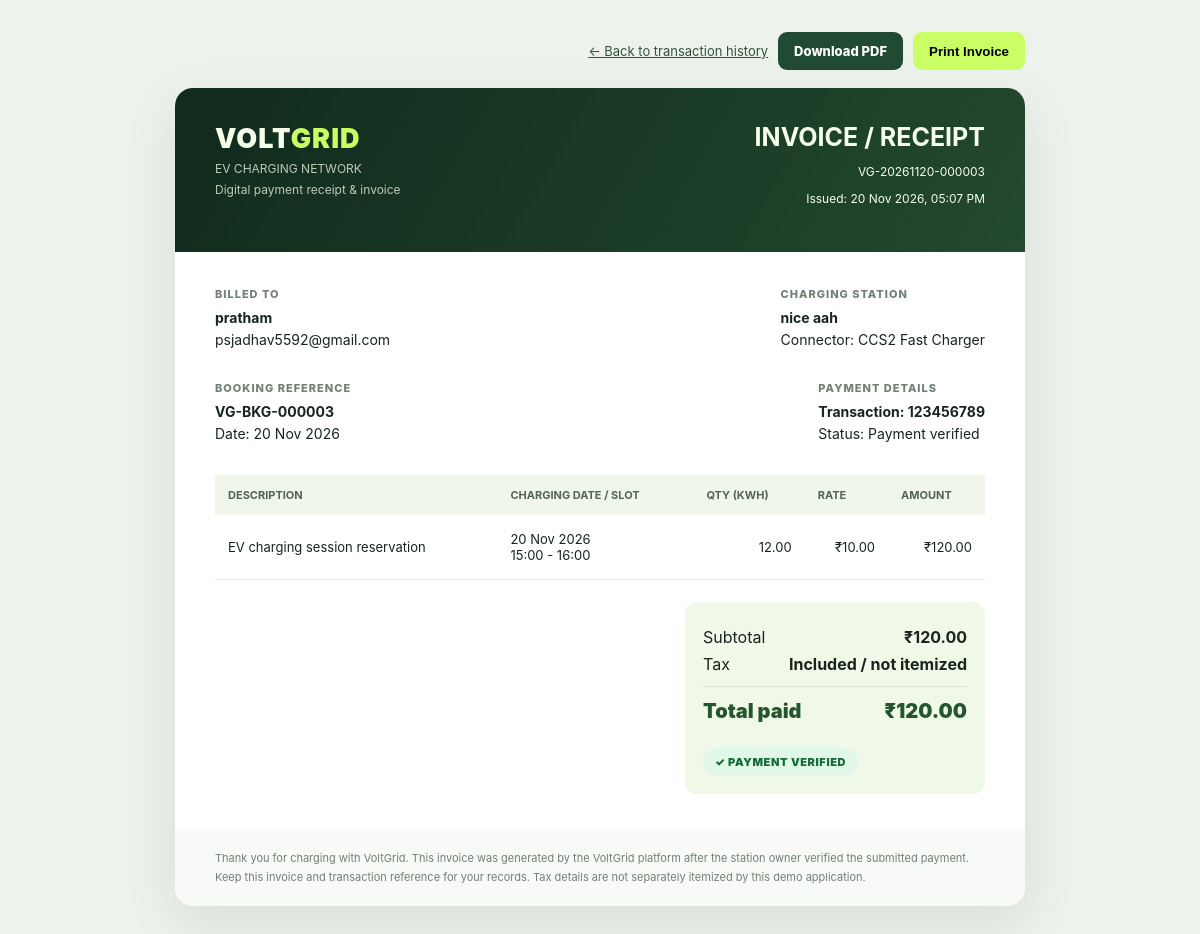
Screenshot of /invoice/3 (signed in) with the database file from the repository.
### app.py (models this page shows, shortened)
class User(db.Model, UserMixin):
    __tablename__ = "users"
    id = db.Column(db.Integer, primary_key=True)
    username = db.Column(db.String(80), unique=True, nullable=False, index=True)
    email = db.Column(db.String(120), unique=True, nullable=False, index=True)
    password_hash = db.Column(db.String(255), nullable=False)
    role = db.Column(db.String(20), nullable=False, default="vehicle_owner")
    created_at = db.Column(db.DateTime, default=datetime.utcnow, nullable=False)
    email_verified = db.Column(db.Boolean, nullable=False, default=False)
    email_verification_sent_at = db.Column(db.DateTime, nullable=True)
    kyc_status = db.Column(db.String(20), nullable=False, default="Not Required")
    kyc_document = db.Column(db.String(255), nullable=True)
    kyc_rejection_reason = db.Column(db.String(255), nullable=True)
    stations = db.relationship(
        "ChargingStation", backref="owner", lazy=True, cascade="all, delete-orphan"
    )
    bookings = db.relationship(
        "Booking", backref="driver", lazy=True, cascade="all, delete-orphan"
    )

class ChargingStation(db.Model):
    __tablename__ = "charging_stations"
    id = db.Column(db.Integer, primary_key=True)
    name = db.Column(db.String(120), nullable=False)
    plug_type = db.Column(db.String(50), nullable=False)
    price_per_kwh = db.Column(db.Float, nullable=False)
    currency = db.Column(db.String(3), nullable=False, default=DEFAULT_CURRENCY)
    latitude = db.Column(db.Float, nullable=False)
    longitude = db.Column(db.Float, nullable=False)
    status = db.Column(db.String(20), nullable=False, default="Online")
    owner_id = db.Column(db.Integer, db.ForeignKey("users.id"), nullable=False)
    created_at = db.Column(db.DateTime, default=datetime.utcnow, nullable=False)
    bookings = db.relationship(
        "Booking", backref="station", lazy=True, cascade="all, delete-orphan"
    )
    favorites = db.relationship(
        "Favorite", backref="station", lazy=True, cascade="all, delete-orphan"
    )
    reviews = db.relationship(
        "Review", backref="station", lazy=True, cascade="all, delete-orphan"
    )
    @property
    def currency_symbol(self):
        return CURRENCY_SYMBOLS.get(self.currency, self.currency)

class Booking(db.Model):
    __tablename__ = "bookings"
    id = db.Column(db.Integer, primary_key=True)
    user_id = db.Column(db.Integer, db.ForeignKey("users.id"), nullable=False)
    station_id = db.Column(db.Integer, db.ForeignKey("charging_stations.id"), nullable=False)
    booking_date = db.Column(db.Date, nullable=False, default=date.today)
    time_slot = db.Column(db.String(50), nullable=False)
    amount_paid = db.Column(db.Float, nullable=False)
    transaction_id = db.Column(db.String(64), nullable=True, default="")
    energy_kwh = db.Column(db.Float, nullable=True)
    payment_proof = db.Column(db.String(255), nullable=True)
    status = db.Column(db.String(30), nullable=False, default="Pending Verification")
    rejection_reason = db.Column(db.String(255), nullable=True)
    created_at = db.Column(db.DateTime, default=datetime.utcnow, nullable=False)
    verification_deadline = db.Column(db.DateTime, nullable=True)

### app.py (the view)
@app.route("/invoice/<int:booking_id>")
@login_required
@role_required("vehicle_owner")
def booking_invoice(booking_id):
    booking = db.session.get(Booking, booking_id)
    if not booking or booking.user_id != current_user.id:
        abort(404)
    if booking.status != "Approved":
        flash("Your invoice will be available after the station owner verifies your payment.", "warning")
        return redirect(url_for("history"))
    invoice_number = f"VG-{booking.booking_date.strftime('%Y%m%d')}-{booking.id:06d}"
    return render_template("invoice.html", booking=booking, invoice_number=invoice_number,
                           generated_at=datetime.now())

### app.py (called while the page is built)
@login_manager.user_loader
def load_user(user_id):
    return db.session.get(User, int(user_id))

def role_required(role_name):
    def decorator(f):
        from functools import wraps
        @wraps(f)
        def wrapped(*args, **kwargs):
            if not current_user.is_authenticated:
                return redirect(url_for("auth_page"))
            if current_user.role != role_name:
                abort(403)
            return f(*args, **kwargs)
        return wrapped
    return decorator

### templates/invoice.html (shortened to what this page needs)
<!doctype html>
<html lang="en"><head><meta charset="utf-8"><meta name="viewport" content="width=device-width,initial-scale=1"><title>VoltGrid Invoice {{ invoice_number }}</title>
</head><body>
<div class="actions"><a href="{{ url_for('history') }}">← Back to transaction history</a><a class="pdf-link" href="{{ url_for('booking_invoice_pdf', booking_id=booking.id) }}">Download PDF</a><button onclick="window.print()">Print Invoice</button></div>
<main class="invoice"><header class="top"><div><div class="brand">VOLT<span>GRID</span></div><div class="muted">EV CHARGING NETWORK</div><div class="muted">Digital payment receipt & invoice</div></div><div class="invoice-label"><h1>INVOICE / RECEIPT</h1><p>{{ invoice_number }}</p><p>Issued: {{ generated_at.strftime('%d %b %Y, %I:%M %p') }}</p></div></header>
<section class="body"><div class="row"><div><div class="label">Billed to</div><div class="value">{{ booking.driver.username }}</div><div class="value" style="font-weight:400">{{ booking.driver.email }}</div></div><div><div class="label">Charging station</div><div class="value">{{ booking.station.name }}</div><div class="value" style="font-weight:400">Connector: {{ booking.station.plug_type }}</div></div></div>
<div class="row"><div><div class="label">Booking reference</div><div class="value">VG-BKG-{{ '%06d'|format(booking.id) }}</div><div class="value" style="font-weight:400">Date: {{ booking.booking_date.strftime('%d %b %Y') }}</div></div><div><div class="label">Payment details</div><div class="value">Transaction: {{ booking.transaction_id or '—' }}</div><div class="value" style="font-weight:400">Status: Payment verified</div></div></div>
<table class="table"><thead><tr><th>Description</th><th>Charging date / slot</th><th class="right">Qty (kWh)</th><th class="right">Rate</th><th class="right">Amount</th></tr></thead><tbody><tr><td>EV charging session reservation</td><td>{{ booking.booking_date.strftime('%d %b %Y') }}<br>{{ booking.time_slot }}</td><td class="right">{{ '%.2f'|format(booking.energy_kwh or 0) }}</td><td class="right">{{ booking.station.currency_symbol }}{{ '%.2f'|format(booking.station.price_per_kwh) }}</td><td class="right">{{ booking.station.currency_symbol }}{{ '%.2f'|format(booking.amount_paid) }}</td></tr></tbody></table>
<div class="total"><div><span>Subtotal</span><strong>{{ booking.station.currency_symbol }}{{ '%.2f'|format(booking.amount_paid) }}</strong></div><div><span>Tax</span><strong>Included / not itemized</strong></div><hr style="border:0;border-top:1px solid #dce8d6;margin:12px 0"><div class="grand"><span>Total paid</span><span>{{ booking.station.currency_symbol }}{{ '%.2f'|format(booking.amount_paid) }}</span></div><span class="paid">✓ PAYMENT VERIFIED</span></div>
</section><footer class="footer">Thank you for charging with VoltGrid. This invoice was generated by the VoltGrid platform after the station owner verified the submitted payment. Keep this invoice and transaction reference for your records. Tax details are not separately itemized by this demo application.</footer></main></body></html>

### templates/invoice.html (style rules this page uses)
:root { font-family:Inter,Segoe UI,Arial,sans-serif;color:#17251d;background:#edf2ec }
* { box-sizing:border-box }
body { margin:0;padding:32px }
.invoice { max-width:850px;margin:auto;background:white;border-radius:18px;overflow:hidden;box-shadow:0 18px 55px #17251d18 }
.top { padding:34px 40px;background:linear-gradient(120deg,#102a1d,#23492e);color:#f5ffe9;display:flex;justify-content:space-between;gap:20px }
.brand { font-size:27px;font-weight:900;letter-spacing:1px }
.brand span { color:#c9ff65 }
.muted { opacity:.75;font-size:12px;margin-top:6px }
.invoice-label { text-align:right }
.invoice-label h1 { margin:0;font-size:25px }
.invoice-label p { font-size:12px }
.body { padding:35px 40px }
.row { display:flex;justify-content:space-between;gap:20px;margin-bottom:28px }
.label { font-size:11px;color:#718075;text-transform:uppercase;letter-spacing:1px;font-weight:800;margin-bottom:8px }
.value { font-size:14px;font-weight:700;margin:5px 0 }
.table { width:100%;border-collapse:collapse;margin-top:22px }
.table th { text-align:left;background:#f1f6ed;color:#536453;font-size:11px;text-transform:uppercase;padding:13px }
.table td { padding:16px 13px;border-bottom:1px solid #e6ece4;font-size:13px }
.right { text-align:right }
.total { margin:22px 0 0 auto;max-width:300px;padding:18px;background:#f0f8e8;border-radius:12px }
.total div { display:flex;justify-content:space-between;gap:15px;margin:7px 0 }
.grand { font-size:20px;font-weight:900;color:#24552e }
.paid { display:inline-block;margin-top:18px;padding:7px 12px;border-radius:20px;background:#e1f8e8;color:#176b39;font-size:11px;font-weight:900;letter-spacing:.6px }
.footer { padding:20px 40px;background:#f8faf7;color:#718075;font-size:11px;line-height:1.7 }
.actions { max-width:850px;margin:0 auto 18px;display:flex;justify-content:flex-end;gap:10px }
.actions button { border:0;border-radius:9px;background:#c9ff65;padding:11px 16px;font-weight:800;cursor:pointer }
.actions a { color:#34533b;font-size:13px;align-self:center }
.actions .pdf-link { background:#214a32;color:#fff;padding:11px 16px;border-radius:9px;font-weight:800;text-decoration:none }

### rows the page displays
User: driver.username "pratham", driver.email "psjadhav5592@gmail.com"
ChargingStation: station.name "nice aah", station.plug_type "CCS2 Fast Charger", station.currency_symbol "₹", station.price_per_kwh "10.00"
Booking: id "000003", booking_date "20 Nov 2026", transaction "123456789", time_slot "15:00 - 16:00", energy_kwh "12.00", amount_paid "120.00"

### other values shown
{{ invoice_number }} "VG-20261120-000003"
